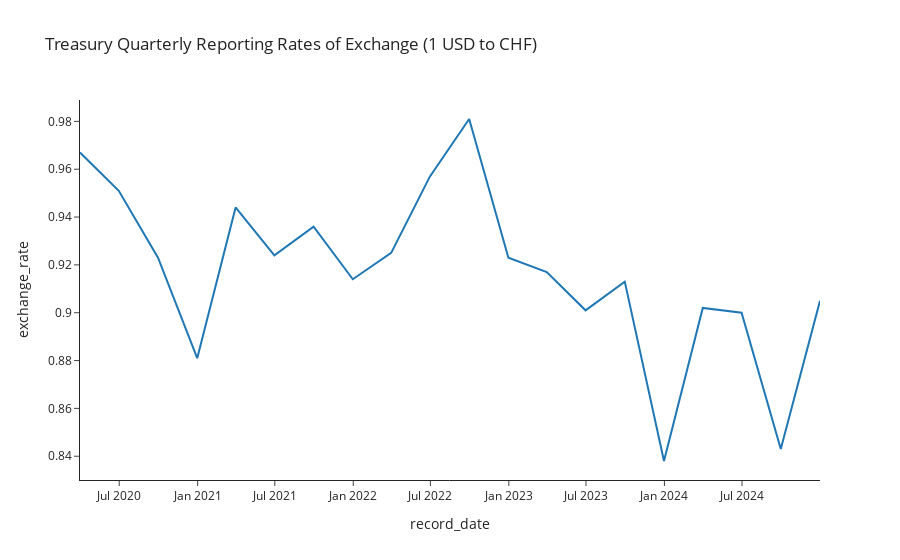

Source (notebook cell):
### Code cell
fig = px.line(
    df_exchange_rates,
    x="record_date",
    y="exchange_rate",
    template="simple_white",
    title="Treasury Quarterly Reporting Rates of Exchange (1 USD to CHF)",
)

fig.show()

### Figure 1 — Plotly figure (JSON) as saved in the notebook; plotly's stock layout.template omitted (floating-point values rounded to 4 significant figures)
{"data": [{"hovertemplate": "record_date=%{x}<br>exchange_rate=%{y}<extra></extra>", "legendgroup": "", "line": {"color": "#1F77B4", "dash": "solid"}, "marker": {"symbol": "circle"}, "mode": "lines", "name": "", "orientation": "v", "showlegend": false, "type": "scatter", "x": ["2020-03-31T00:00:00", "2020-06-30T00:00:00", "2020-09-30T00:00:00", "2020-12-31T00:00:00", "2021-03-31T00:00:00", "2021-06-30T00:00:00", "2021-09-30T00:00:00", "2021-12-31T00:00:00", "2022-03-31T00:00:00", "2022-06-30T00:00:00", "2022-09-30T00:00:00", "2022-12-31T00:00:00", "2023-03-31T00:00:00", "2023-06-30T00:00:00", "2023-09-30T00:00:00", "2023-12-31T00:00:00", "2024-03-31T00:00:00", "2024-06-30T00:00:00", "2024-09-30T00:00:00", "2024-12-31T00:00:00"], "xaxis": "x", "y": [0.967, 0.951, 0.923, 0.881, 0.944, 0.924, 0.936, 0.914, 0.925, 0.957, 0.981, 0.923, 0.917, 0.901, 0.913, 0.838, 0.902, 0.9, 0.843, 0.905], "yaxis": "y"}], "layout": {"autosize": true, "legend": {"tracegroupgap": 0}, "title": {"text": "Treasury Quarterly Reporting Rates of Exchange (1 USD to CHF)"}, "xaxis": {"anchor": "y", "autorange": true, "domain": [0, 1], "range": ["2020-03-31", "2024-12-31"], "title": {"text": "record_date"}, "type": "date"}, "yaxis": {"anchor": "x", "autorange": true, "domain": [0, 1], "range": [0.8301, 0.9889], "title": {"text": "exchange_rate"}, "type": "linear"}}}
